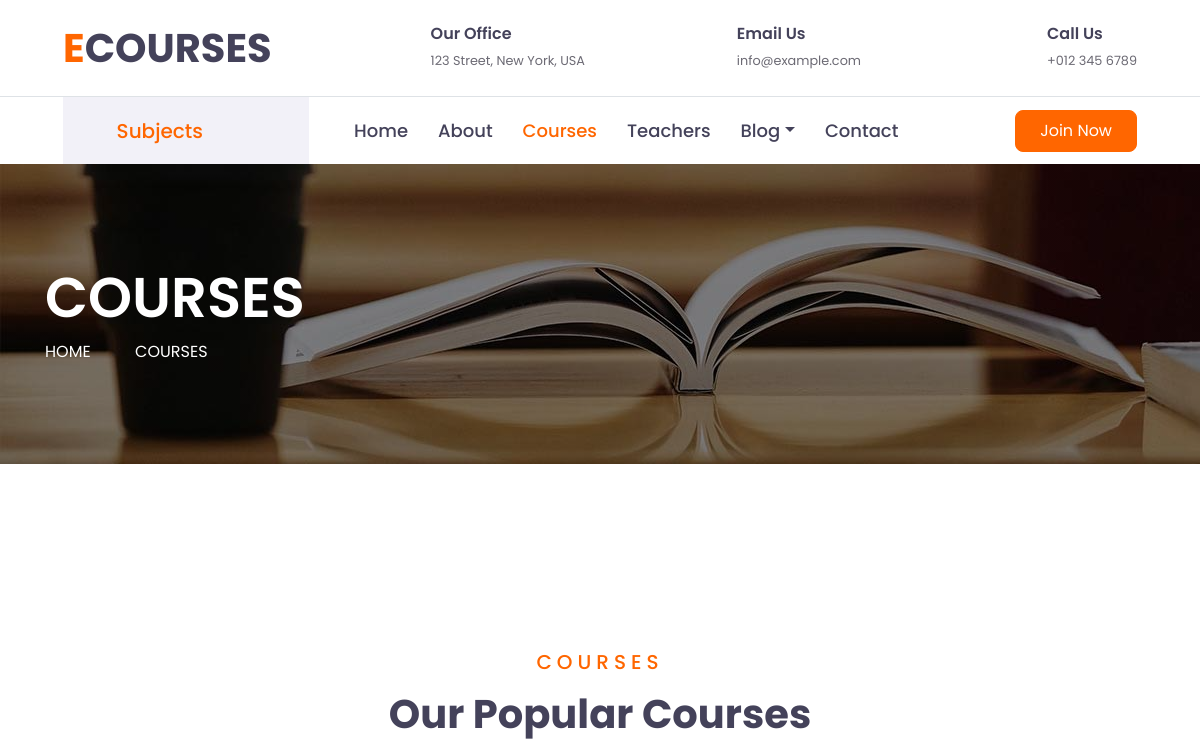
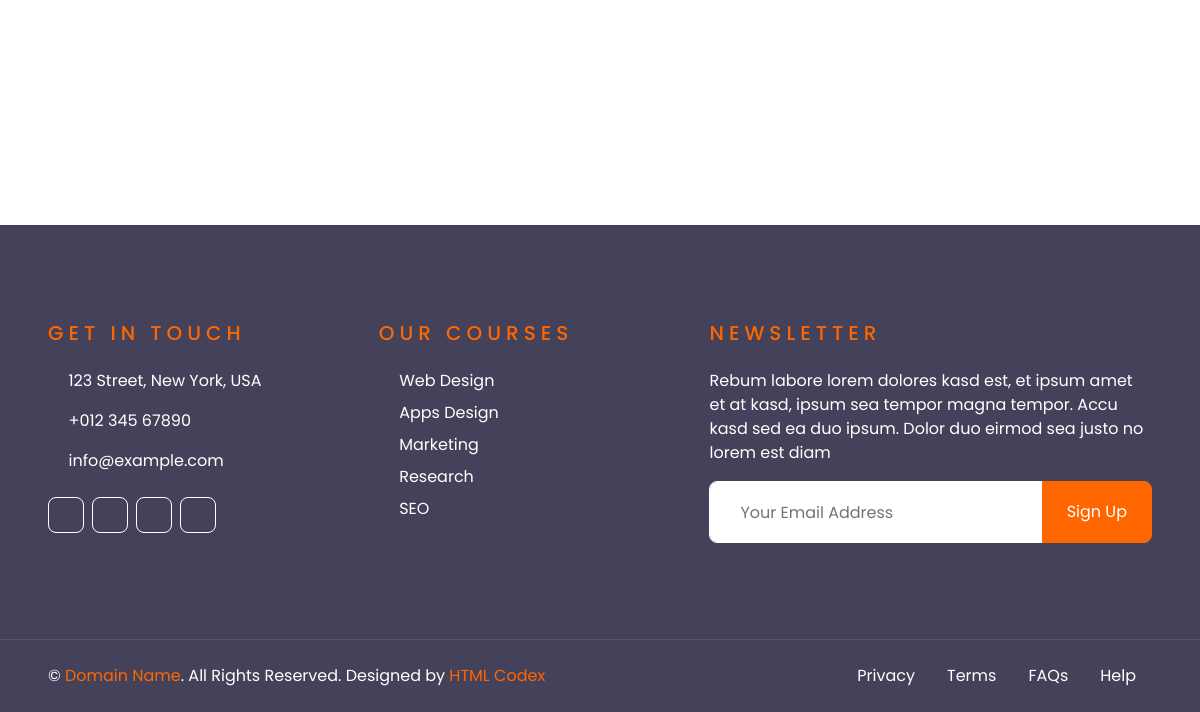
The app's page /home/courses_list/, older data (2 pictures, top to bottom).
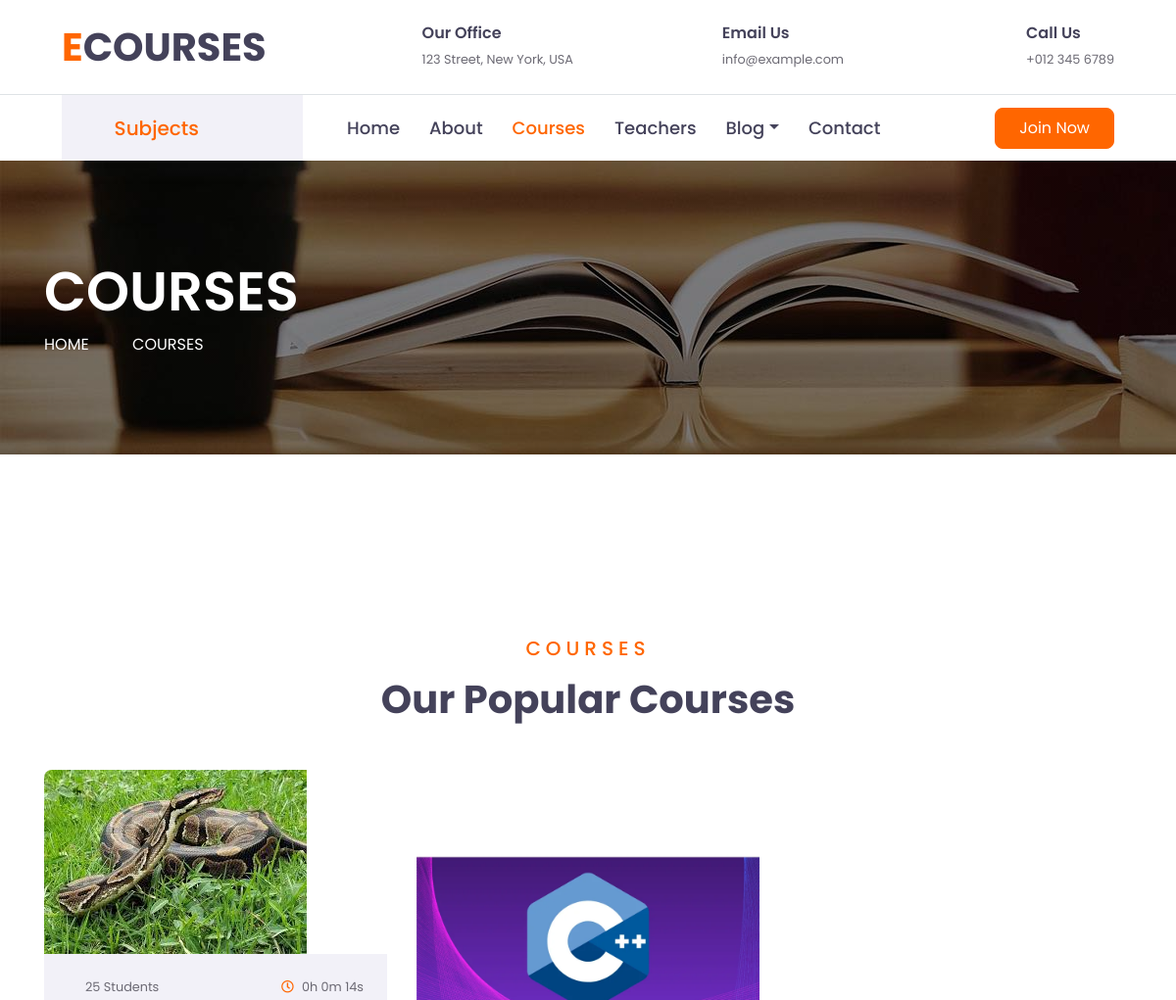
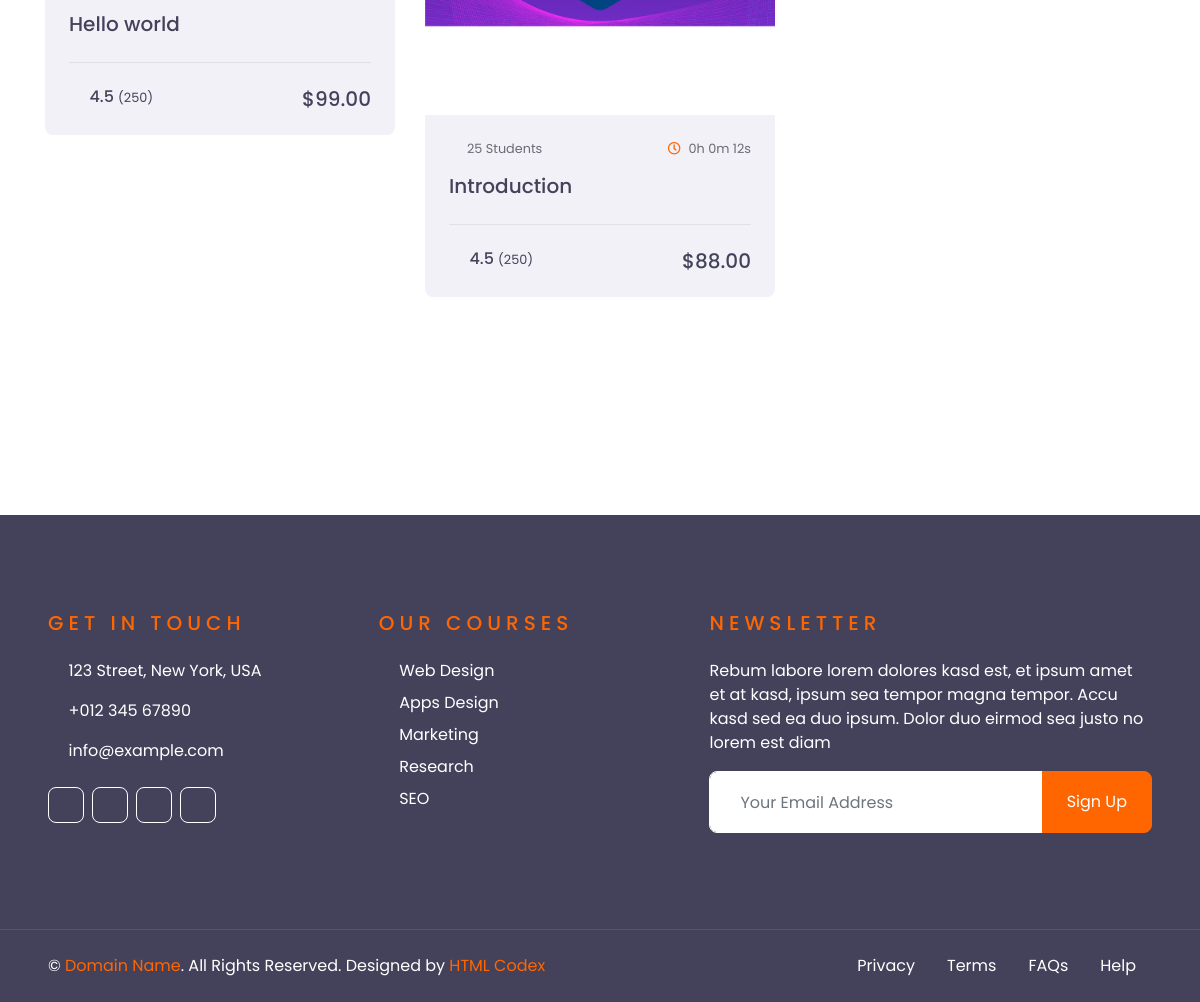
The same page, newer data (2 pictures, top to bottom).
### course/models.py (models this page shows, shortened)
class Course(models.Model):
    name = models.CharField(max_length=255)
    description = models.TextField()
    image = models.ImageField(upload_to='courses/', blank=True, null=True)
    price = models.DecimalField(max_digits=10, decimal_places=2)
    category = models.ForeignKey('Category', on_delete=models.CASCADE, related_name='courses')
    teacher = models.ForeignKey('user.Teacher', on_delete=models.CASCADE, related_name='courses')
    rating = models.DecimalField(max_digits=5, decimal_places=2, null=True, blank=True)
    @property
    def duration_of_video(self):
        total_duration = sum((video.duration for video in self.videos.all()), timedelta())
        total_seconds = int(total_duration.total_seconds())
        hours, remainder = divmod(total_seconds, 3600)
        minutes, seconds = divmod(remainder, 60)
        return f'{hours}h {minutes}m {seconds}s'

class Video(models.Model):
    name = models.CharField(max_length=200)
    course = models.ForeignKey('Course', on_delete=models.CASCADE, related_name='videos')
    duration = models.DurationField()
    file = models.FileField(upload_to='videos/')
    class Meta:
        verbose_name = _("Video")
        verbose_name_plural = _("Videos")

### course/views.py (the view)
# urls.py: path('courses_list/', views.CourseListView.as_view(), name='courses_list'),
class CourseListView(ListView):
    model = Course
    template_name = 'course/courses_list.html'
    context_object_name = 'courses'
    ordering = ['name']
    def get_queryset(self):
        return Course.objects.select_related('category', 'teacher').order_by('name')
    def get_context_data(self, **kwargs):
        context = super().get_context_data(**kwargs)
        context['categories'] = Category.objects.all()
        context['popular_courses'] = Course.objects.filter(category__isnull=False).order_by('-rating')[:5]
        return context

### course/templates/course/courses_list.html (shortened to what the changed rows need)
{% load static %}
<!DOCTYPE html>
<html lang="en">
<head>
    <link href="{% static 'courses/https://cdnjs.cloudflare.com/ajax/libs/font-awesome/5.10.0/css/all.min.css' %}"
          rel="stylesheet">
    <link href="{% static 'courses/lib/owlcarousel/assets/owl.carousel.min.css' %}" rel="stylesheet">
    <link href="{% static 'courses/css/style.css' %}" rel="stylesheet">
</head>
<body>
<div class="container-fluid d-none d-lg-block">
    <div class="row align-items-center py-4 px-xl-5">
        <div class="col-lg-3">
            <a href="" class="text-decoration-none">
                <h1 class="m-0"><span class="text-primary">E</span>COURSES</h1>
            </a>
        </div>
    </div>
</div>
<div class="container-fluid py-5">
    <div class="container py-5">
        <div class="text-center mb-5">
            <h1>Our Popular Courses</h1>
        </div>
        <div class="row">
            {% for course in courses %}
                <div class="col-lg-4 col-md-6 mb-4">
                    <div class="rounded overflow-hidden mb-2">
                        <img class="img-fluid" src="{{ course.image.url }}" alt="">
                        <div class="bg-secondary p-4">
                            <div class="d-flex justify-content-between mb-3">
                                <small class="m-0">
                                    <i class="fa fa-users text-primary mr-2"></i>25 Students</small>
                                <small class="m-0"><i class="far fa-clock text-primary mr-2"></i>{{ course.duration_of_video }}</small>
                            </div>
                            <a class="h5" href="{% url 'courses_detail' course.id %}">{{ course.name }}</a>
                            <div class="border-top mt-4 pt-4">
                                <div class="d-flex justify-content-between">
                                    <h6 class="m-0"><i class="fa fa-star text-primary mr-2"></i>4.5 <small>(250)</small>
                                    </h6>
                                    <h5 class="m-0">${{ course.price }}</h5>
                                </div>
                            </div>
                        </div>
                    </div>
                </div>
            {% endfor %}
        </div>
    </div>
</div>
</body>
</html>

Row changes from the older to the newer data that the page shows:
added Course: image (picture), duration_of_video "0h 0m 14s", name "Hello world", price "99.00"
added Course: image (picture), duration_of_video "0h 0m 12s", name "Introduction", price "88.00"
